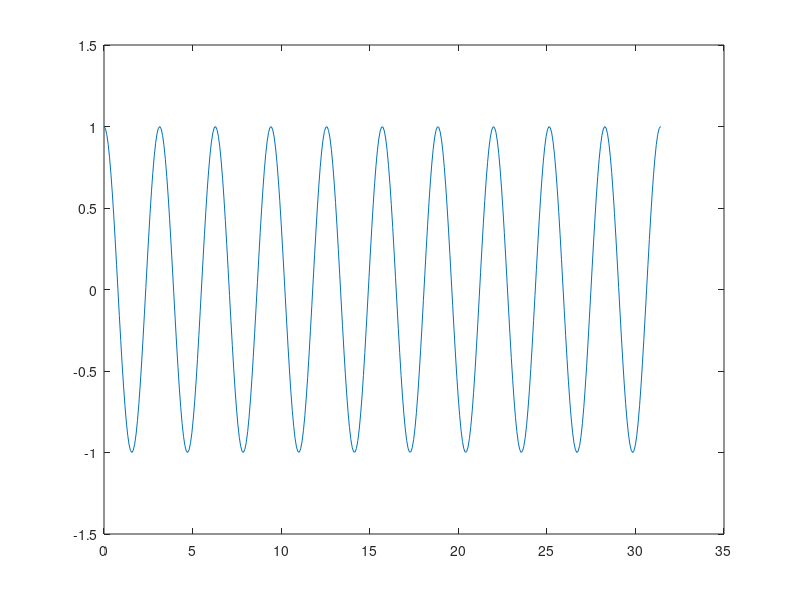

This figure's MATLAB source:
t = linspace(0,10*pi,400);

x = cos(2*t);

plot(t,x)
axis([0,35,-1.5,1.5])


%hold on 

a = 4.5;

z = x + (cos(a*t)-x)/(4-a^2); 

%plot(t,z)


